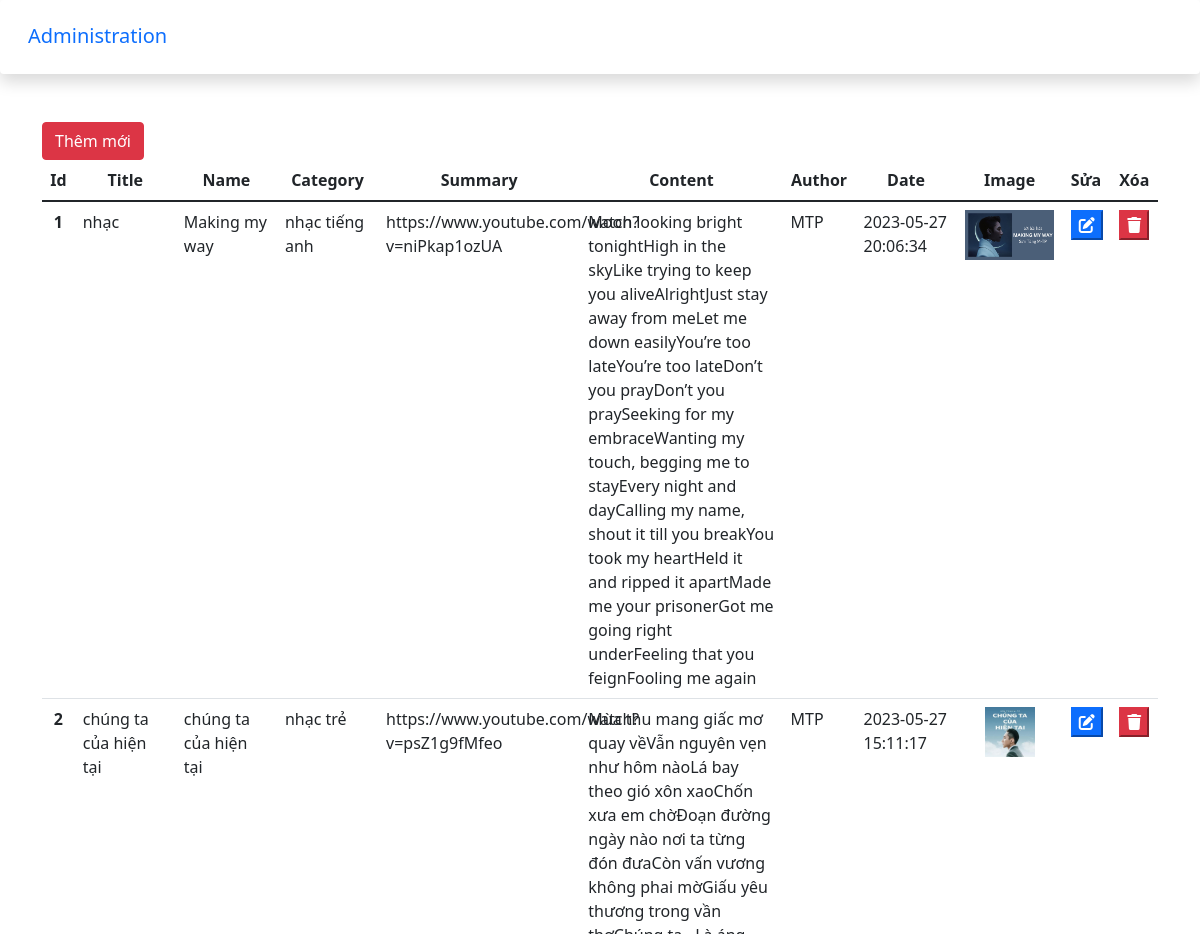
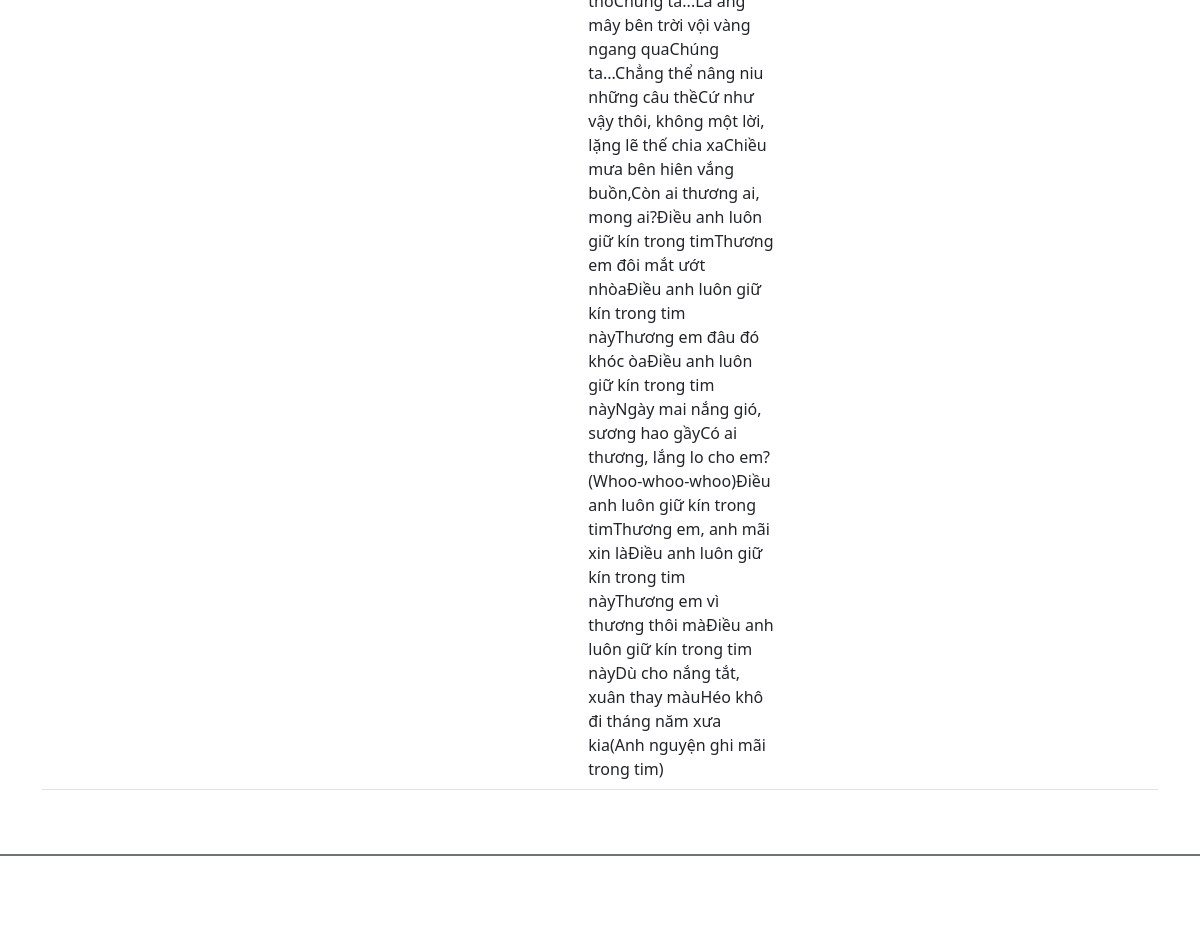
The page / on the database its author committed (2 pictures, top to bottom).
### tables this page shows
CREATE TABLE `articles` (
  `id` int(11) NOT NULL,
  `title` varchar(100) NOT NULL,
  `name` varchar(100) NOT NULL,
  `category` varchar(50) NOT NULL,
  `summary` text DEFAULT NULL,
  `content` text NOT NULL,
  `author` varchar(50) NOT NULL,
  `date_post` datetime NOT NULL,
  `image` varchar(250) DEFAULT NULL
);

### controllers/HomeController.php (called while the page is built)
<?php
include_once 'services/ArticleService.php';
class HomeController{
    public function index(){
        $articleService = new ArticleService();
        $articles = $articleService->getAllArticles();
        include("views/article/list_articles.php");
    }
}

### index.php (called while the page is built, shortened)
<?php
    $action     = isset($_GET['action'])?$_GET['action']:'index';
    $myObj = new $controller();
    $myObj->$action();

### services/ArticleService.php (called while the page is built, shortened)
<?php
include_once 'models/Article.php';
class ArticleService{
    public function getAllArticles(){
        $dbconn = new Dbconnection();
        $conn = $dbconn->getConnection();
        $select = "SELECT * FROM articles";
        $statment = $conn->query($select);
        $articles = [];
        while($row = $statment->fetch()){
            $article = new Article($row['id'], $row['title'], $row['name'],
            $row['category'], $row['summary'], $row['content'], $row['author'], $row['date_post'], $row['image']);
            array_push($articles, $article);
        }
        return $articles;
    }
}

### models/Article.php (called while the page is built)
<?php
class Article{
    private $id;
    private $title;
    private $name;
    private $category;
    private $summary;
    private $content;
    private $author;
    private $datetime;
    private $image;
    public function __construct($id, $title, $name, $category, $summary, $content, $author, $datetime, $image){
        $this->id = $id;
        $this->title = $title;
        $this->name = $name;
        $this->category = $category;
        $this->summary = $summary;
        $this->content = $content;
        $this->author = $author;
        $this->datetime = $datetime;
        $this->image = $image;
    }
    public function getID(){
        return $this->id;
    }
    public function getTitle(){
        return $this->title;
    }
    public function getName(){
        return $this->name;
    }
    public function getCategory(){
        return $this->category;
    }
    public function getSummary(){
        return $this->summary;
    }
    public function getContent(){
        return $this->content;
    }
    public function getAuthor(){
        return $this->author;
    }
    public function getDatetime(){
        return $this->datetime;
    }
    public function getImage(){
        return $this->image;
    }
}

### views/article/list_articles.php (the view)
<?php
include_once 'views/include/header.php';
?>
<main class="container mt-5 mb-5">
    <div class="row">
        <div class="col-sm">
            <a href="?controller=article&action=add_article" class="btn btn-danger">Thêm mới</a>
            <table class="table">
                <thead>
                    <tr>
                        <th scope="col" style="text-align: center;">Id</th>
                        <th scope="col" style="text-align: center;">Title</th>
                        <th scope="col" style="text-align: center;">Name</th>
                        <th scope="col" style="text-align: center;">Category</th>
                        <th scope="col" style="text-align: center;">Summary</th>
                        <th scope="col" style="text-align: center;">Content</th>
                        <th scope="col" style="text-align: center;">Author</th>
                        <th scope="col" style="text-align: center;">Date</th>
                        <th scope="col" style="text-align: center;">Image</th>
                        <th>Sửa</th>
                        <th>Xóa</th>
                    </tr>
                </thead>
                <tbody>
                    <?php
                    foreach ($articles as $article) { ?>
                        <tr>
                            <th scope="row" style="text-align: center;">
                                <?= $article->getId() ?>
                            </th>
                            <td style="max-width: 100px;">
                                <?= $article->getTitle() ?>
                            </td>
                            <td style="max-width: 100px;">
                                <?= $article->getName() ?>
                            </td>
                            <td style="max-width: 100px;">
                                <?= $article->getCategory() ?>
                            </td>
                            <td style="max-width: 200px;">
                                <?= $article->getSummary() ?>
                            </td>
                            <td style="max-width: 200px;">
                                <?= $article->getContent() ?>
                            </td>
                            <td style="max-width: 100px;">
                                <?= $article->getAuthor() ?>
                            </td>
                            <td style="max-width: 100px;">
                                <?= $article->getDatetime() ?>
                            </td>
                            <td><img src="assets/images/songs/<?= $article->getImage() ?>" alt=""
                                    style="height: 50px; width: 100%; object-fit: contain;"></td>
                            <td>
                                <a href="?controller=article&action=edit_article&id=<?= $article->getId() ?>"><button
                                        class="btn-primary"><i class="fa-solid fa-pen-to-square"></i></button></a>
                            </td>
                            <td>
                                <a href="?controller=article&action=delete_article&id=<?= $article->getId() ?>"><button
                                        class="btn-danger"><i class="fa-solid fa-trash"></button></i></a>
                            </td>
                        </tr>
                    <?php } ?>
                </tbody>
            </table>
        </div>
    </div>
</main>
<?php include('views/include/footer.php') ?>

### views/include/header.php (shortened to what this page needs)
<!DOCTYPE html>
<html lang="en">
<head>
    <link href="https://cdn.jsdelivr.net/npm/bootstrap@5.1.3/dist/css/bootstrap.min.css" rel="stylesheet">
    <link rel="stylesheet" href="https://cdnjs.cloudflare.com/ajax/libs/font-awesome/6.3.0/css/all.min.css" />
</head>
<body>
    <header>
        <nav class="navbar navbar-expand-lg bg-body-tertiary shadow p-3 bg-white rounded">
            <div class="container-fluid">
                <div class="h3">
                    <a class="navbar-brand" href="#">Administration</a>
                </div>
        </nav>

### views/include/footer.php (shortened to what this page needs)
<footer class="bg-white d-flex justify-content-center align-items-center border-top border-secondary  border-2" style="height:80px">
    </footer>
</html>

### rows shown on the page
articles: id "1", title "nhạc", name "Making my way", category "nhạc tiếng anh", summary "https://www.youtube.com/watch?v=niPkap1ozUA", content "Moon looking bright tonightHigh in the skyLike trying to keep you aliveAlrightJust stay away from meLet me down easilyYou’re too lateYou’re too lateDon’t you prayDon’t you praySeeking for my embraceWanting my touch, begging me to stayEvery night and dayCalling my name, shout it till you breakYou took my heartHeld it and ripped it apartMade me your prisonerGot me going right underFeeling that you feignFooling me again", author "MTP", date_post "2023-05-27 20:06:34", image (picture)
articles: id "2", title "chúng ta của hiện tại", name "chúng ta của hiện tại", category "nhạc trẻ", summary "https://www.youtube.com/watch?v=psZ1g9fMfeo", content "Mùa thu mang giấc mơ quay vềVẫn nguyên vẹn như hôm nàoLá bay theo gió xôn xaoChốn xưa em chờĐoạn đường ngày nào nơi ta từng đón đưaCòn vấn vương không phai mờGiấu yêu thương trong vần thơChúng ta...Là áng mây bên trời vội vàng ngang quaChúng ta...Chẳng thể nâng niu những câu thềCứ như vậy thôi, không một lời, lặng lẽ thế chia xaChiều mưa bên hiên vắng buồn,Còn ai thương ai, mong ai?Điều anh luôn giữ kín trong timThương em đôi mắt ướt nhòaĐiều anh luôn giữ kín trong tim nàyThương em đâu đó khóc òaĐiều anh luôn giữ kín trong tim nàyNgày mai nắng gió, sương hao gầyCó ai thương, lắng lo cho em?(Whoo-whoo-whoo)Điều anh luôn giữ kín trong timThương em, anh mãi xin làĐiều anh luôn giữ kín trong…", author "MTP", date_post "2023-05-27 15:11:17", image (picture)
